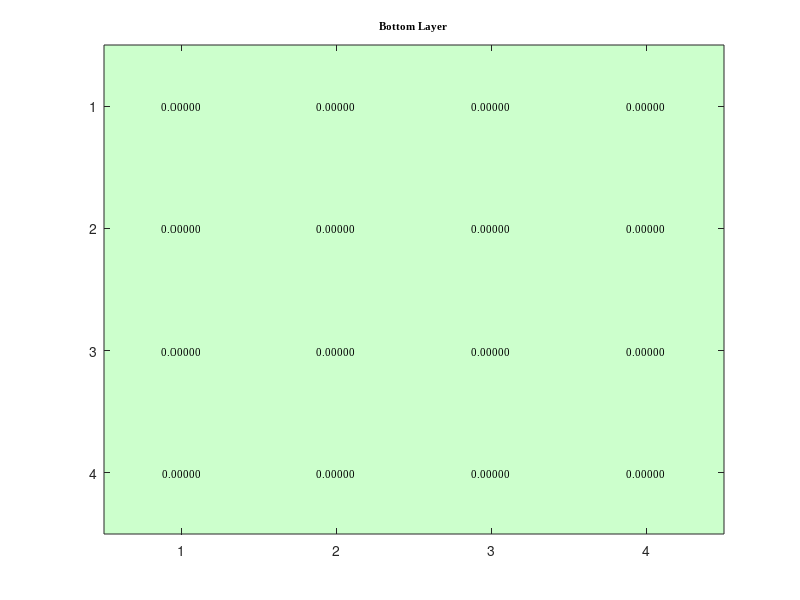

The MATLAB source for this figure: (Note: this script raises an error after producing the figure.)
% Define the directory where you want to save the figures
save_dir = 'C:\Users\pablo\Desktop';

% Original code to calculate and plot mean time differences
folder_path = 'C:\Users\pablo\Desktop\InvestigacionUSFQ\SSWCompleteAnalysis\ResultadosBolazosSSW_TOF\Cuadricula2LaCeramica';
daqfix = 1;
threshold = 0.0005;

close all;

% Get a list of all files in the folder with the naming pattern 'M_*_*'
files = dir(fullfile(folder_path, 'M_*_*'));

% Initialize arrays to store mean time differences and corresponding positions
meanTimeDifferences = zeros(4, 4);
positions = zeros(4, 4);

for fileIndex = 1:length(files)
    file_name = files(fileIndex).name;
    file_path = fullfile(folder_path, file_name);
    
    % Load data from the current file
    load(file_path);

    timeDifferences = [];  % Initialize an empty array to store the time differences

    for i = 1:numel(scanData)
        data = scanData{i};
        xdata = data(:, 1); % Assuming the first column contains the x-values
        ydata = data(:, 2); % Assuming the second column contains the y-values
        filteredYData = ydata;
        filteredYData(ydata < threshold) = 0;

        [peaks, peakIndices] = findpeaks(filteredYData);
        peakXData = xdata(peakIndices);

        if numel(peaks) >= 2
            [sortedPeaks, sortedIndices] = sort(peaks, 'descend');
            highestPeaks = sortedPeaks(1:2);
            highestPeakIndices = peakIndices(sortedIndices(1:2));
            highestPeakXData = peakXData(sortedIndices(1:2));

            timeDifference = abs(diff(highestPeakXData));
            timeDifferences = [timeDifferences; timeDifference];
        else
            disp(['Data Group ' num2str(i) ': Less than two peaks detected in the filtered voltage signal.']);
        end
    end

    % Calculate and store the mean value of the time differences for the current file
    meanTimeDifference = mean(timeDifferences);
    
    % Extract row and column indices from the file name
    indices = sscanf(file_name, 'M_%d_%d');
    row = indices(1);
    col = indices(2);
    
    % Store mean time difference and position in arrays
    meanTimeDifferences(row, col) = meanTimeDifference;
    positions(row, col) = fileIndex;
    
    disp(['Mean Time Difference for ' file_name ': ' num2str(meanTimeDifference * daqfix)]);
end

% Define the threshold value
threshold_value = 0.00155809;

% Create a custom colormap for the heatmap
custom_colormap = zeros(2, 3); % Initialize a 2x3 matrix for RGB values
custom_colormap(1, :) = [0.8, 1, 0.8]; % Light green for values <= threshold
custom_colormap(2, :) = [1, 0.8, 0.8]; % Light red for values > threshold

% Create a binary matrix based on the threshold
binaryMatrix = meanTimeDifferences > threshold_value;

% Create the heatmap-like visualization using imagesc
figure;
imagesc(binaryMatrix);
colormap(custom_colormap);
caxis([0 1]);
colorbar('off'); % Disable the colorbar
title('Bottom Layer', 'FontName', 'Times New Roman', 'FontSize', 8);


% Add text annotations with mean time difference values
for row = 1:4
    for col = 1:4
        value = meanTimeDifferences(row, col);
        text(col, row, sprintf('%.5f', value), 'HorizontalAlignment', 'center', 'VerticalAlignment', 'middle', 'Color', 'k', 'FontSize', 8, 'FontName', 'Times New Roman');
    end
end

% Set the axis tick labels font properties
ax = gca;
ax.FontName = 'Times New Roman';
ax.FontSize = 8;

% Set X and Y axis ticks to show only whole numbers
ax.XTick = 1:4;
ax.YTick = 1:4;

% Adjust the figure size to 9cm x 9cm and save as PNG
set(gcf, 'PaperUnits', 'centimeters');
set(gcf, 'PaperPosition', [0 0 9 6]); % [left, bottom, width, height]
print(gcf, fullfile(save_dir, 'CuadriculaInferior.png'), '-dpng', '-r900'); % Save at 300 DPI
